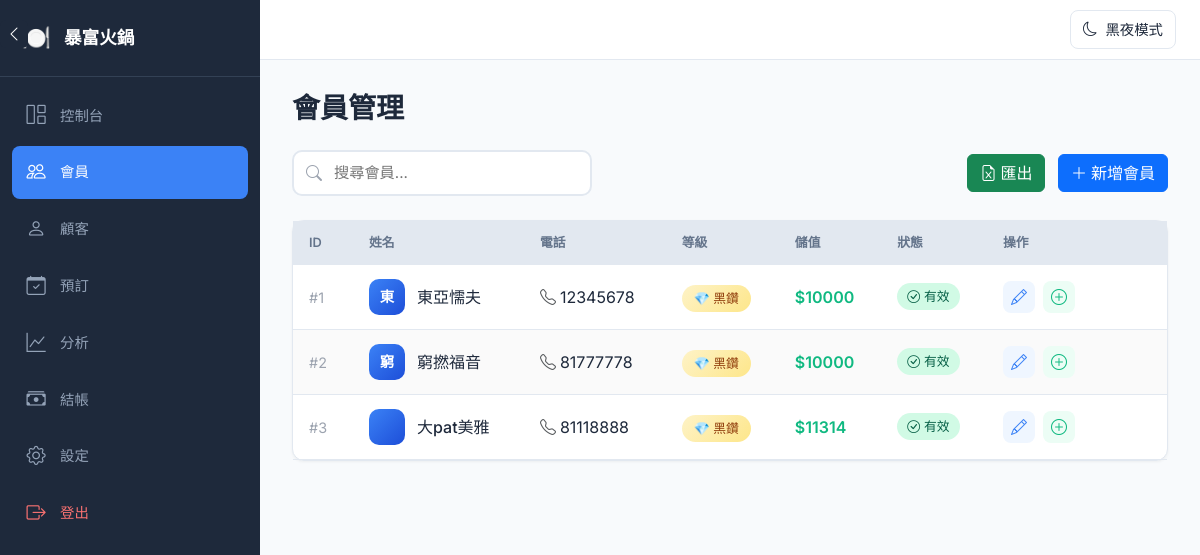
The page /members (signed in) on the database its author committed.
### app.py (models this page shows, shortened)
class Settings(Base):
    __tablename__ = 'settings'
    id = Column(Integer, primary_key=True)
    restaurant_name = Column(String(100), default='我的餐廳')
    dark_mode = Column(Integer, default=0)  # 0 = light, 1 = dark

class Member(Base):
    __tablename__ = 'members'
    id = Column(Integer, primary_key=True)
    name = Column(String(100), nullable=False)
    phone = Column(String(20), unique=True, nullable=False)
    tier = Column(String(20), default='普通會員')  # 普通會員, 黑鑽會員
    balance = Column(Float, default=0)  # 儲值金額
    benefits_total = Column(Integer, default=0)   # 總權益次數
    benefits_used = Column(Integer, default=0)    # 已用次數
    weekly_dessert_coffee = Column(Integer, default=0)
    yearly_omakase = Column(Integer, default=0)
    effective_date = Column(DateTime, default=datetime.utcnow)  # 生效日期
    expiry_date = Column(DateTime)  # 到期日期
    dessert_coffee_used = Column(Integer, default=0)  # 甜品咖啡已用次數
    omakase_used = Column(Integer, default=0)  # 廚師發辦已用次數
    created_at = Column(DateTime, default=datetime.utcnow)
    created_by_employee_id = Column(Integer, ForeignKey('employees.id'))
    employee = relationship("Employee", back_populates="members")
    @property
    def is_active(self):
        if self.expiry_date:
            return datetime.utcnow() < self.expiry_date
        return True

### app.py (the view)
@app.route('/members')
@login_required
def members():
    db = get_db_session()
    search = request.args.get('search', '').strip()
    if search:
        members_list = db.query(Member).filter(
            (Member.name.like(f'%{search}%')) |
            (Member.phone.like(f'%{search}%'))
        ).all()
    else:
        members_list = db.query(Member).all()
    db.close()
    return render_template('members.html', members=members_list, search=search)

### app.py (called while the page is built)
@app.after_request
def add_header(response):
    response.headers['Cache-Control'] = 'no-cache, no-store, must-revalidate'
    response.headers['Pragma'] = 'no-cache'
    response.headers['Expires'] = '0'
    return response

@app.context_processor
def inject_dark_mode():
    db = get_db_session()
    settings_obj = db.query(Settings).first()
    dark_mode = settings_obj.dark_mode if settings_obj else 0
    restaurant_name = settings_obj.restaurant_name if settings_obj else '我的餐廳'
    db.close()
    return dict(dark_mode=dark_mode, restaurant_name=restaurant_name)

def get_db_session():
    return Session()

def login_required(f):
    @wraps(f)
    def decorated_function(*args, **kwargs):
        if 'employee_id' not in session:
            return redirect(url_for('login'))
        return f(*args, **kwargs)
    return decorated_function

### templates/members.html (shortened to what this page needs)
{% extends "base.html" %}
{% block content %}
<h1 class="page-title">會員管理</h1>
<div class="d-flex justify-content-between align-items-center mb-4">
    <form method="GET" action="{{ url_for('members') }}" class="search-box" style="display: flex; align-items: center; width: 300px;">
        <i class="bi bi-search" style="position: absolute; left: 14px; color: #9ca3af;"></i>
        <input type="text" name="search" placeholder="搜尋會員..." class="search-input" value="{{ search or '' }}" style="padding-left: 40px;">
    </form>
    <div>
        <a href="{{ url_for('export_data', type='members') }}" class="btn btn-success me-2">
            <i class="bi bi-file-earmark-excel me-1"></i>匯出
        </a>
        <a href="{{ url_for('add_member') }}" class="btn btn-primary">
            <i class="bi bi-plus-lg me-1"></i>新增會員
        </a>
    </div>
</div>
<div class="custom-card">
    <div class="table-responsive">
        <table class="custom-table">
            <thead>
                <tr>
                    <th style="width: 60px;">ID</th>
                    <th>姓名</th>
                    <th>電話</th>
                    <th>等級</th>
                    <th>儲值</th>
                    <th>狀態</th>
                    <th style="width: 180px;">操作</th>
                </tr>
            </thead>
            <tbody>
                {% for member in members %}
                <tr>
                    <td><span class="member-id">#{{ member.id }}</span></td>
                    <td>
                        <div class="member-info">
                            <div class="member-avatar" style="background: linear-gradient(135deg, #3b82f6, #1d4ed8);">
                                {{ member.name[0] }}
                            </div>
                            <span class="member-name">{{ member.name }}</span>
                        </div>
                    </td>
                    <td><i class="bi bi-telephone me-1 text-muted"></i>{{ member.phone }}</td>
                    <td>
                        {% if member.tier == '黑鑽會員' %}
                        <span class="badge-tier diamond">💎 黑鑽</span>
                        {% else %}
                        <span class="badge-tier normal">普通</span>
                        {% endif %}
                    </td>
                    <td><span class="balance">${{ "%.0f"|format(member.balance) }}</span></td>
                    <td>
                        {% if member.is_active %}
                        <span class="status-badge active"><i class="bi bi-check-circle me-1"></i>有效</span>
                        {% else %}
                        <span class="status-badge inactive"><i class="bi bi-x-circle me-1"></i>過期</span>
                        {% endif %}
                    </td>
                    <td>
                        <div class="action-buttons">
                            <a href="{{ url_for('edit_member', member_id=member.id) }}" class="btn-action edit" title="編輯">
                                <i class="bi bi-pencil"></i>
                            </a>
                            <a href="{{ url_for('topup_member', member_id=member.id) }}" class="btn-action topup" title="儲值">
                                <i class="bi bi-plus-circle"></i>
                            </a>
                        </div>
                    </td>
                </tr>
                {% endfor %}
            </tbody>
        </table>
    </div>
</div>
{% endblock %}

### templates/base.html (shortened to what this page needs)
<!DOCTYPE html>
<html lang="zh-HK">
<head>
    <link href="https://cdn.jsdelivr.net/npm/bootstrap@5.3.3/dist/css/bootstrap.min.css" rel="stylesheet">
    <link rel="stylesheet" href="https://cdn.jsdelivr.net/npm/bootstrap-icons@1.11.0/font/bootstrap-icons.css">
</head>
<body>
    <nav id="sidebar">
        <div class="sidebar-brand">
            <span class="sidebar-brand-icon">🍽️</span>
            <span class="sidebar-brand-text">{{ restaurant_name|default('暴富火鍋') }}</span>
        </div>
        <ul class="sidebar-menu">
            <li class="sidebar-menu-item">
                <a href="{{ url_for('dashboard') }}" class="sidebar-menu-link {% if request.endpoint == 'dashboard' %}active{% endif %}">
                    <i class="bi bi-grid-1x2"></i><span>控制台</span>
                </a>
            </li>
            <li class="sidebar-menu-item">
                <a href="{{ url_for('members') }}" class="sidebar-menu-link {% if request.endpoint in ['members', 'add_member', 'edit_member', 'topup_member'] %}active{% endif %}">
                    <i class="bi bi-people"></i><span>會員</span>
                </a>
            </li>
            <li class="sidebar-menu-item">
                <a href="{{ url_for('customers') }}" class="sidebar-menu-link {% if request.endpoint in ['customers', 'add_customer', 'edit_customer'] %}active{% endif %}">
                    <i class="bi bi-person"></i><span>顧客</span>
                </a>
            </li>
            <li class="sidebar-menu-item">
                <a href="{{ url_for('reservations') }}" class="sidebar-menu-link {% if request.endpoint in ['reservations', 'add_reservation'] %}active{% endif %}">
                    <i class="bi bi-calendar-check"></i><span>預訂</span>
                </a>
            </li>
            <li class="sidebar-menu-item">
                <a href="{{ url_for('analytics') }}" class="sidebar-menu-link {% if request.endpoint == 'analytics' %}active{% endif %}">
                    <i class="bi bi-graph-up"></i><span>分析</span>
                </a>
            </li>
            <li class="sidebar-menu-item">
                <a href="{{ url_for('checkout') }}" class="sidebar-menu-link {% if request.endpoint in ['checkout', 'checkout_result'] %}active{% endif %}">
                    <i class="bi bi-cash-stack"></i><span>結帳</span>
                </a>
            </li>
            <li class="sidebar-menu-item">
                <a href="{{ url_for('settings') }}" class="sidebar-menu-link {% if request.endpoint == 'settings' %}active{% endif %}">
                    <i class="bi bi-gear"></i><span>設定</span>
                </a>
            </li>
            <li class="sidebar-menu-item" style="margin-top: auto;">
                <a href="{{ url_for('logout') }}" class="sidebar-menu-link" style="color: #f87171;">
                    <i class="bi bi-box-arrow-right"></i><span>登出</span>
                </a>
            </li>
        </ul>
    </nav>
    <button id="sidebarToggle" onclick="toggleSidebar()">
        <i class="bi bi-chevron-left"></i>
    </button>
    <div class="top-bar">
        <button class="theme-toggle" onclick="toggleTheme()">
            <i class="bi bi-moon" id="themeIcon"></i>
            <span id="themeText">黑夜模式</span>
        </button>
    </div>
    <main id="mainContent">
        {% block content %}{% endblock %}
    </main>
</body>
</html>

### templates/base.html (style rules this page uses)
* { box-sizing: border-box; }
:root { --sidebar-width: 260px; --sidebar-collapsed: 72px; --sidebar-bg: #1e293b; --sidebar-hover: #334155; --sidebar-active: #3b82f6; --bg-color: #f8fafc; --card-bg: #ffffff; --text-color: #1e293b; --border-color: #e2e8f0; }
body { font-family: 'Inter', -apple-system, sans-serif; margin: 0; background: var(--bg-color); color: var(--text-color); transition: background 0.3s, color 0.3s; }
#sidebar { position: fixed; top: 0; left: 0; width: var(--sidebar-width); height: 100vh; background: var(--sidebar-bg); z-index: 1000; overflow: hidden; display: flex; flex-direction: column; transition: width 0.3s ease; }
.sidebar-brand { padding: 20px; border-bottom: 1px solid #334155; display: flex; align-items: center; gap: 12px; color: #fff; font-size: 1.1rem; font-weight: 600; white-space: nowrap; }
.sidebar-brand-icon { font-size: 1.5rem; min-width: 32px; text-align: center; }
.sidebar-menu { list-style: none; padding: 12px; margin: 0; flex: 1; }
.sidebar-menu-item { margin-bottom: 4px; }
.sidebar-menu-link { display: flex; align-items: center; gap: 12px; padding: 12px; color: #94a3b8; text-decoration: none; border-radius: 8px; font-weight: 500; font-size: 0.9rem; white-space: nowrap; transition: all 0.2s; }
.sidebar-menu-link.active { background: var(--sidebar-active); color: #fff; }
.sidebar-menu-link i { font-size: 1.2rem; min-width: 24px; text-align: center; }
#sidebarToggle { position: fixed; top: 20px; width: 28px; height: 28px; background: var(--sidebar-bg); border: none; border-radius: 6px; color: #fff; cursor: pointer; z-index: 1001; transition: left 0.3s ease, transform 0.3s ease; display: flex; align-items: center; justify-content: center; }
.top-bar { position: fixed; top: 0; left: var(--sidebar-width); right: 0; height: 60px; background: var(--card-bg); border-bottom: 1px solid var(--border-color); display: flex; align-items: center; justify-content: flex-end; padding: 0 24px; z-index: 999; transition: left 0.3s ease; }
.theme-toggle { background: none; border: 1px solid var(--border-color); border-radius: 8px; padding: 8px 12px; cursor: pointer; color: var(--text-color); display: flex; align-items: center; gap: 8px; font-size: 0.9rem; transition: all 0.2s; }
#mainContent { margin-left: var(--sidebar-width); margin-top: 60px; padding: 32px; min-height: calc(100vh - 60px); transition: margin-left 0.3s ease; }
.page-title { font-size: 1.75rem; font-weight: 600; margin-bottom: 24px; }
.custom-card { background: var(--card-bg); border: 1px solid var(--border-color); border-radius: 12px; box-shadow: 0 1px 3px rgba(0,0,0,0.05); }
.custom-table { width: 100%; border-collapse: collapse; }
.custom-table th { background: var(--border-color); padding: 12px 16px; font-weight: 600; font-size: 0.8rem; text-transform: uppercase; color: #64748b; text-align: left; }
.custom-table td { padding: 14px 16px; border-bottom: 1px solid var(--border-color); }

### rows shown on the page
Settings: restaurant_name "暴富火鍋"
Member: id "1", name "東", name "東亞懦夫", phone "12345678", tier "💎 黑鑽", balance "10000", shows "有效"
Member: id "2", name "窮", name "窮撚福音", phone "81777778", tier "💎 黑鑽", balance "10000", shows "有效"
Member: id "3", name "大pat美雅", phone "81118888", tier "💎 黑鑽", balance "11314", shows "有效"
